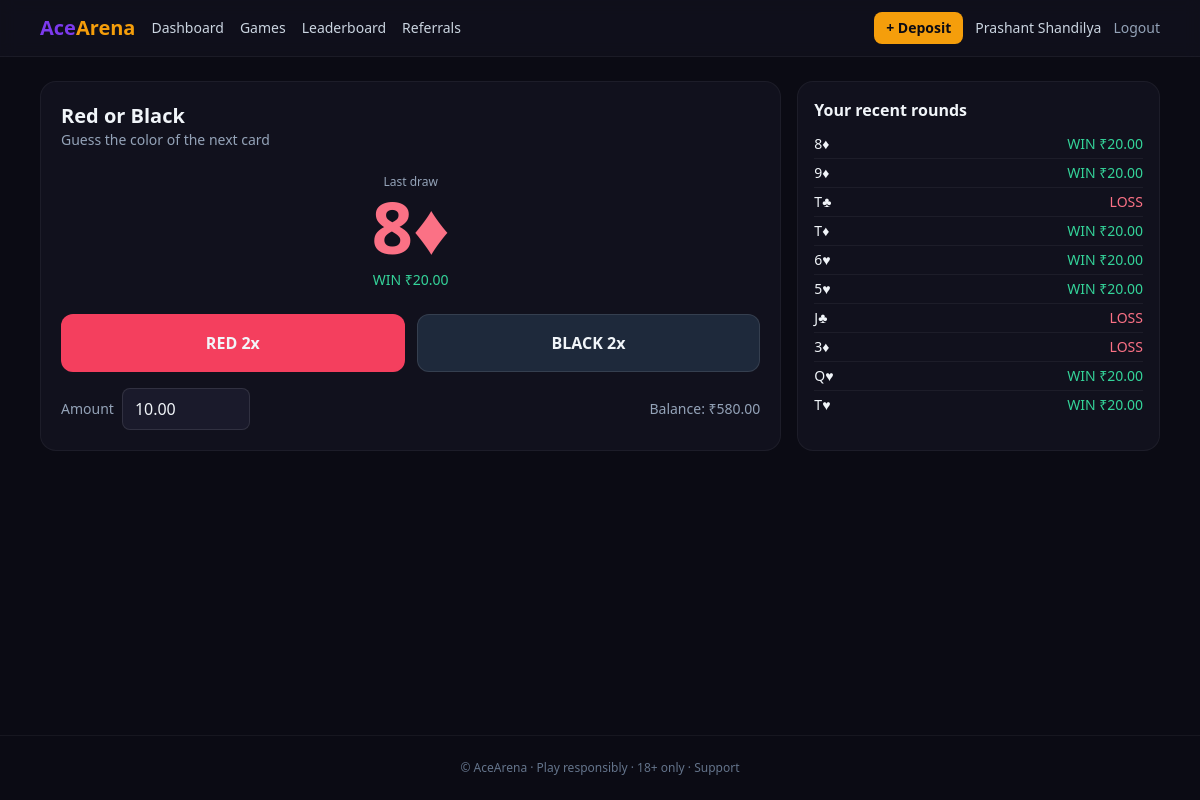
Screenshot of /cards/card_rb (signed in) with the database file from the repository.
### app/models.py (models this page shows, shortened)
class User(UserMixin, db.Model):
    __tablename__ = "users"
    id = db.Column(db.Integer, primary_key=True)
    name = db.Column(db.String(120))
    email = db.Column(db.String(190), unique=True, index=True)
    mobile = db.Column(db.String(20), unique=True, index=True)
    password_hash = db.Column(db.String(255))
    role = db.Column(db.String(32), default="user")  # user, support_admin, finance_admin, super_admin
    is_blocked = db.Column(db.Boolean, default=False)
    is_verified = db.Column(db.Boolean, default=False)
    referral_code = db.Column(db.String(16), unique=True, index=True)
    referred_by_id = db.Column(db.Integer, db.ForeignKey("users.id"))
    last_login_ip = db.Column(db.String(64))
    failed_attempts = db.Column(db.Integer, default=0)
    locked_until = db.Column(db.DateTime)
    created_at = db.Column(db.DateTime, default=datetime.utcnow)
    def is_admin(self): return self.role in ("super_admin", "finance_admin", "support_admin")

class Game(db.Model):
    __tablename__ = "games"
    id = db.Column(db.Integer, primary_key=True)
    code = db.Column(db.String(40), unique=True, nullable=False)
    name = db.Column(db.String(120), nullable=False)
    category = db.Column(db.String(40))  # prediction, card, flash
    description = db.Column(db.String(255))
    is_enabled = db.Column(db.Boolean, default=True)
    rtp = db.Column(db.Float, default=0.90)
    min_entry = db.Column(db.Numeric(10, 2), default=10)
    max_entry = db.Column(db.Numeric(10, 2), default=10000)
    round_seconds = db.Column(db.Integer, default=60)

class CardRound(db.Model):
    __tablename__ = "card_rounds"
    id = db.Column(db.Integer, primary_key=True)
    user_id = db.Column(db.Integer, db.ForeignKey("users.id"), index=True)
    game_id = db.Column(db.Integer, db.ForeignKey("games.id"))
    bet_type = db.Column(db.String(32))   # red_black, suit, higher_lower
    choice = db.Column(db.String(32))
    amount = db.Column(db.Numeric(10, 2))
    drawn_card = db.Column(db.String(8))
    prev_card = db.Column(db.String(8))
    is_win = db.Column(db.Boolean, default=False)
    payout = db.Column(db.Numeric(12, 2), default=0)
    created_at = db.Column(db.DateTime, default=datetime.utcnow)

### app/cards/routes.py (the view)
@bp.route("/<code>")
@login_required
def play(code):
    game = Game.query.filter_by(code=code, is_enabled=True).first_or_404()
    last = CardRound.query.filter_by(user_id=current_user.id, game_id=game.id) \
        .order_by(CardRound.id.desc()).first()
    history = CardRound.query.filter_by(user_id=current_user.id, game_id=game.id) \
        .order_by(CardRound.id.desc()).limit(10).all()
    return render_template("cards/play.html", game=game, last=last, history=history,
                           suits=SUITS, balance=wallet_balance(current_user.id))

### app/models.py (called while the page is built)
def wallet_balance(user_id, wallet_type=None):
    q = db.session.query(func.coalesce(func.sum(WalletTransaction.amount), 0)) \
        .filter(WalletTransaction.user_id == user_id)
    if wallet_type:
        q = q.filter(WalletTransaction.wallet_type == wallet_type)
    return Decimal(q.scalar() or 0)

### app/templates/cards/play.html (shortened to what this page needs)
{% extends "base.html" %}{% block content %}
<div class="grid md:grid-cols-3 gap-4">
<div class="md:col-span-2 rounded-2xl bg-ink-800 border border-white/5 p-5">
  <h1 class="text-xl font-bold">{{ game.name }}</h1>
  <p class="text-sm text-slate-400">{{ game.description }}</p>
  {% if last %}
  <div class="my-6 text-center">
    <div class="text-xs text-slate-400">Last draw</div>
    <div class="text-7xl font-bold {{ 'text-rose-400' if last.drawn_card[1] in ('H','D') else 'text-slate-100' }}">
      {{ last.drawn_card[0] }}{{ suits[last.drawn_card[1]] }}
    </div>
    <div class="mt-2 text-sm {{ 'text-emerald-400' if last.is_win else 'text-rose-400' }}">
      {{ 'WIN ₹%.2f'|format(last.payout) if last.is_win else 'No luck' }}
    </div>
  </div>
  {% endif %}
  <form method="post" action="{{ url_for('cards.draw', code=game.code) }}" class="space-y-4">
  {% if game.code == 'card_rb' %}
    <div class="grid grid-cols-2 gap-3">
      <button name="choice" value="red" class="py-4 rounded-xl bg-rose-500 font-bold">RED 2x</button>
      <button name="choice" value="black" class="py-4 rounded-xl bg-slate-800 border border-white/10 font-bold">BLACK 2x</button>
    </div>
  {% endif %}
  <div class="flex gap-2 items-center">
    <span class="text-sm text-slate-400">Amount</span>
    <input name="amount" type="number" min="{{ game.min_entry }}" max="{{ game.max_entry }}" value="{{ game.min_entry }}"
           class="px-3 py-2 rounded-lg bg-ink-700 border border-white/10 w-32">
    <span class="ml-auto text-sm text-slate-400">Balance: ₹{{ '%.2f'|format(balance) }}</span>
  </div>
  </form>
</div>
<div class="rounded-2xl bg-ink-800 border border-white/5 p-4">
  <h3 class="font-bold mb-2">Your recent rounds</h3>
  <ul class="text-sm divide-y divide-white/5">
  {% for h in history %}<li class="py-1 flex justify-between">
    <span>{{ h.drawn_card[0] }}{{ suits[h.drawn_card[1]] }}</span>
    <span class="{{ 'text-emerald-400' if h.is_win else 'text-rose-400' }}">
      {{ 'WIN ₹%.2f'|format(h.payout) if h.is_win else 'LOSS' }}
    </span></li>{% endfor %}
  </ul>
</div>
</div>{% endblock %}

### app/templates/base.html (shortened to what this page needs)
<!doctype html>
<html lang="en">
<head>
<script src="https://cdn.tailwindcss.com"></script>
<link rel="stylesheet" href="{{ url_for('static', filename='css/app.css') }}">
</head>
<body class="bg-ink-900 text-slate-100 min-h-screen flex flex-col">
<nav class="bg-ink-800/80 backdrop-blur border-b border-white/5 sticky top-0 z-50">
  <div class="max-w-6xl mx-auto px-4 py-3 flex items-center gap-4">
    <a href="{{ url_for('home') }}" class="font-extrabold text-xl">
      <span class="text-brand-500">Ace</span><span class="text-accent-400">Arena</span>
    </a>
    <div class="hidden md:flex gap-4 text-sm text-slate-300">
      {% if current_user.is_authenticated %}
        <a href="{{ url_for('wallet.dashboard') }}" class="hover:text-white">Dashboard</a>
        <a href="{{ url_for('games.lobby') }}" class="hover:text-white">Games</a>
        <a href="{{ url_for('games.leaderboard') }}" class="hover:text-white">Leaderboard</a>
        <a href="{{ url_for('referrals.index') }}" class="hover:text-white">Referrals</a>
      {% endif %}
    </div>
    <div class="ml-auto flex items-center gap-3">
      {% if current_user.is_authenticated %}
        <a href="{{ url_for('payments.deposit') }}"
           class="px-3 py-1.5 rounded-lg bg-accent-400 text-ink-900 font-semibold text-sm">+ Deposit</a>
        <a href="{{ url_for('auth.profile') }}" class="text-sm text-slate-300">{{ current_user.name or current_user.mobile }}</a>
        <a href="{{ url_for('auth.logout') }}" class="text-sm text-slate-400 hover:text-white">Logout</a>
      {% else %}
        <a href="{{ url_for('auth.login') }}" class="text-sm text-slate-300 hover:text-white">Login</a>
        <a href="{{ url_for('auth.register') }}"
           class="px-3 py-1.5 rounded-lg bg-brand-500 text-white font-semibold text-sm">Sign up</a>
      {% endif %}
    </div>
  </div>
</nav>
<main class="flex-1 max-w-6xl w-full mx-auto px-4 py-6">
{% block content %}{% endblock %}
</main>
<footer class="border-t border-white/5 text-center text-xs text-slate-500 py-6">
  © AceArena · <a href="{{ url_for('security.responsible') }}" class="hover:text-white">Play responsibly</a>
  · 18+ only · <a href="{{ url_for('security.support') }}" class="hover:text-white">Support</a>
</footer>
</body></html>

### rows the page displays
User: name "Prashant Shandilya"
Game: name "Red or Black", description "Guess the color of the next card", amount "10.00"
CardRound: drawn_card "8", drawn_card "♦", is_win+payout "WIN ₹20.00"
CardRound: drawn_card "9", drawn_card "♦", is_win+payout "WIN ₹20.00"
CardRound: drawn_card "T", drawn_card "♣", is_win "LOSS"
CardRound: drawn_card "T", drawn_card "♦", is_win+payout "WIN ₹20.00"
CardRound: drawn_card "6", drawn_card "♥", is_win+payout "WIN ₹20.00"
CardRound: drawn_card "5", drawn_card "♥", is_win+payout "WIN ₹20.00"
CardRound: drawn_card "J", drawn_card "♣", is_win "LOSS"
CardRound: drawn_card "3", drawn_card "♦", is_win "LOSS"
CardRound: drawn_card "Q", drawn_card "♥", is_win+payout "WIN ₹20.00"
CardRound: drawn_card "T", drawn_card "♥", is_win+payout "WIN ₹20.00"

### other values shown
{{ '%.2f'|format(balance) }} "580.00"
